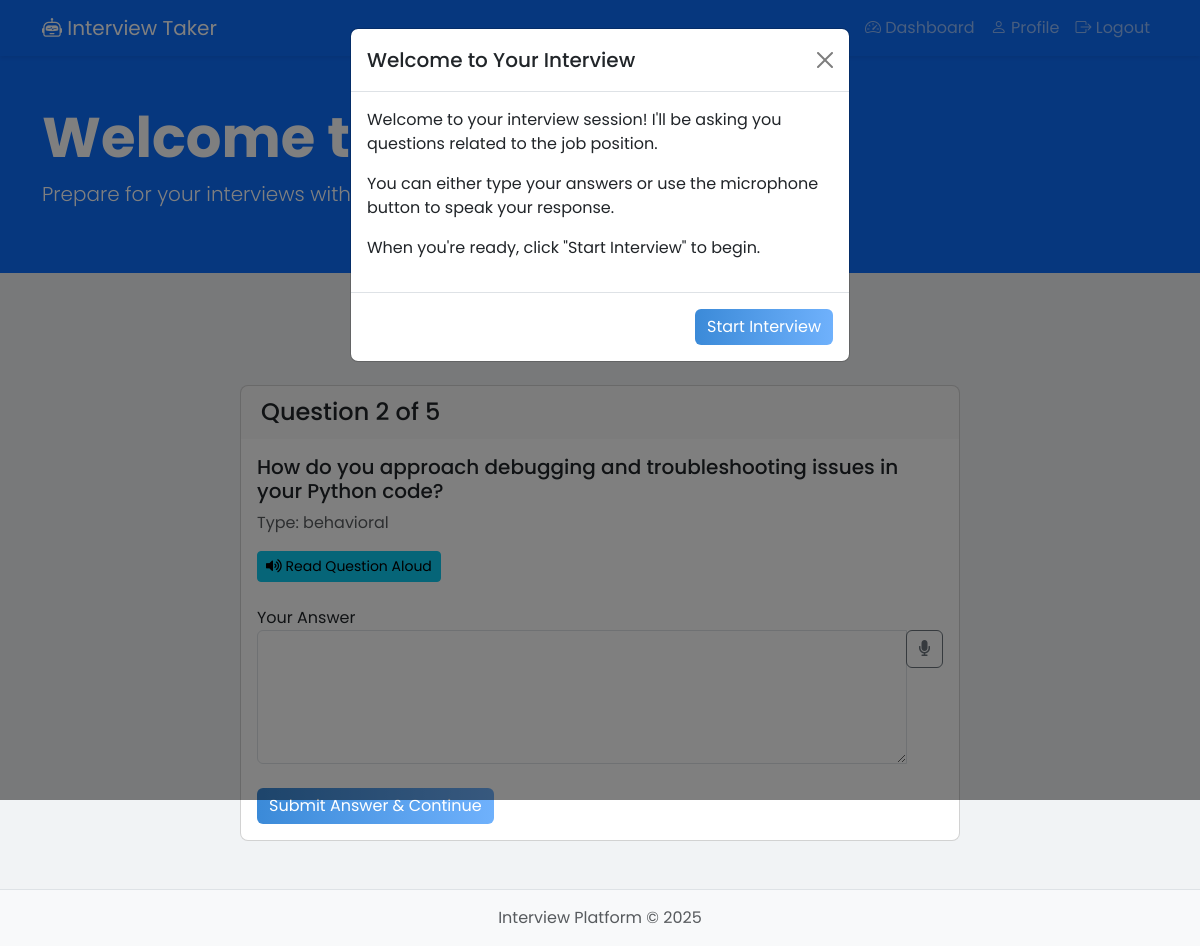
Screenshot of /interview/2/question (signed in) with the database file from the repository.
### app/models.py (models this page shows)
class Question(db.Model):
    __tablename__ = 'questions'
    id = db.Column(db.Integer, primary_key=True)
    session_id = db.Column(db.Integer, db.ForeignKey('sessions.id'), nullable=False)
    question_text = db.Column(db.Text, nullable=False)
    question_type = db.Column(db.String(50), nullable=False)
    question_index = db.Column(db.Integer, nullable=False)
    answered_at = db.Column(db.DateTime)
    created_at = db.Column(db.DateTime, default=datetime.utcnow)
    __table_args__ = (
        db.UniqueConstraint('session_id', 'question_index', name='uix_session_question_index'),
    )

### app/routes/interview.py (the view, shortened to what this page needs)
@interview_bp.route('/interview/<int:session_id>/question')
def question(session_id):
    if 'user_id' not in session:
        flash('Please login to access the interview', 'error')
        return redirect(url_for('auth_bp.login'))
    user_id = session['user_id']
    interview_session = Session.query.filter_by(id=session_id, user_id=user_id).first()
    if not interview_session:
        flash('Interview session not found', 'error')
        return redirect(url_for('dashboard_bp.dashboard'))
    if interview_session.completed:
        return redirect(url_for('interview_bp.results', session_id=session_id))
    question = Question.query.filter(
        Question.session_id == session_id,
        Question.question_index == interview_session.current_question_index + 1
    ).first()
    return render_template(
        'interview.html',
        interview_session=interview_session,
        question=question,
        question_number=interview_session.current_question_index + 1,
        total_questions=interview_session.total_questions
    )

### app/__init__.py (called while the page is built)
@app.context_processor
def inject_now():
    return {'now': datetime.utcnow}

### app/templates/interview.html (shortened to what this page needs)
{% extends "base.html" %}
{% block content %}
<div class="container mt-5">
    <div class="row justify-content-center">
        <div class="col-md-8">
            <div class="modal fade" id="welcomeModal" tabindex="-1" aria-labelledby="welcomeModalLabel" aria-hidden="true">
                <div class="modal-dialog">
                    <div class="modal-content">
                        <div class="modal-header">
                            <h5 class="modal-title" id="welcomeModalLabel">Welcome to Your Interview</h5>
                            <button type="button" class="btn-close" data-bs-dismiss="modal" aria-label="Close"></button>
                        </div>
                        <div class="modal-body">
                            <p>Welcome to your interview session! I'll be asking you questions related to the job position.</p>
                            <p>You can either type your answers or use the microphone button to speak your response.</p>
                            <p>When you're ready, click "Start Interview" to begin.</p>
                        </div>
                        <div class="modal-footer">
                            <button type="button" class="btn btn-primary" data-bs-dismiss="modal">Start Interview</button>
                        </div>
                    </div>
                </div>
            </div>
            <div class="card">
                <div class="card-header">
                    <h4 class="mb-0">Question {{ question_number }} of {{ total_questions }}</h4>
                </div>
                <div class="card-body">
                    <div class="mb-4">
                        <h5 class="card-title" id="question-text">{{ question.question_text }}</h5>
                        <p class="text-muted">Type: {{ question.question_type }}</p>
                        <button type="button" class="btn btn-sm btn-info" id="speak-question">
                            <i class="fas fa-volume-up"></i> Read Question Aloud
                        </button>
                    </div>
                    <form method="POST" action="{{ url_for('interview_bp.submit_answer', session_id=interview_session.id) }}">
                        <div class="form-group">
                            <label for="answer">Your Answer</label>
                            <div class="input-group">
                                <textarea class="form-control" id="answer" name="answer" rows="5" required></textarea>
                                <div class="input-group-append">
                                    <button type="button" class="btn btn-outline-secondary" id="mic-button">
                                        <i class="fas fa-microphone"></i>
                                    </button>
                                </div>
                            </div>
                        </div>
                        <div class="mt-4">
                            <button type="submit" class="btn btn-primary">
                                {% if question_number == total_questions %}
                                    Submit Final Answer
                                {% else %}
                                    Submit Answer & Continue
                                {% endif %}
                            </button>
                        </div>
                    </form>
                </div>
            </div>
        </div>
    </div>
</div>
<link rel="stylesheet" href="https://cdnjs.cloudflare.com/ajax/libs/font-awesome/5.15.3/css/all.min.css">
{% endblock %}

### app/static/css/style.css (style rules this page uses)
body { min-height: 100vh; display: flex; flex-direction: column; font-family: 'Poppins', sans-serif; background-color: #f1f3f5; }
.card { border-radius: 0.5rem; overflow: hidden; transition: transform 0.2s, box-shadow 0.2s; }
.card-header { border-bottom: 0; padding: 0.75rem 1.25rem; }
.btn-primary { background: linear-gradient(to right, #3b8ad8, #6fb1fc); border: none; transition: background 0.3s ease; }

### rows the page displays
Question: question_text "How do you approach debugging and troubleshooting issues in your Python code?", question_type "behavioral"

### other values shown
{{ question_number }} "2"
{{ total_questions }} "5"
